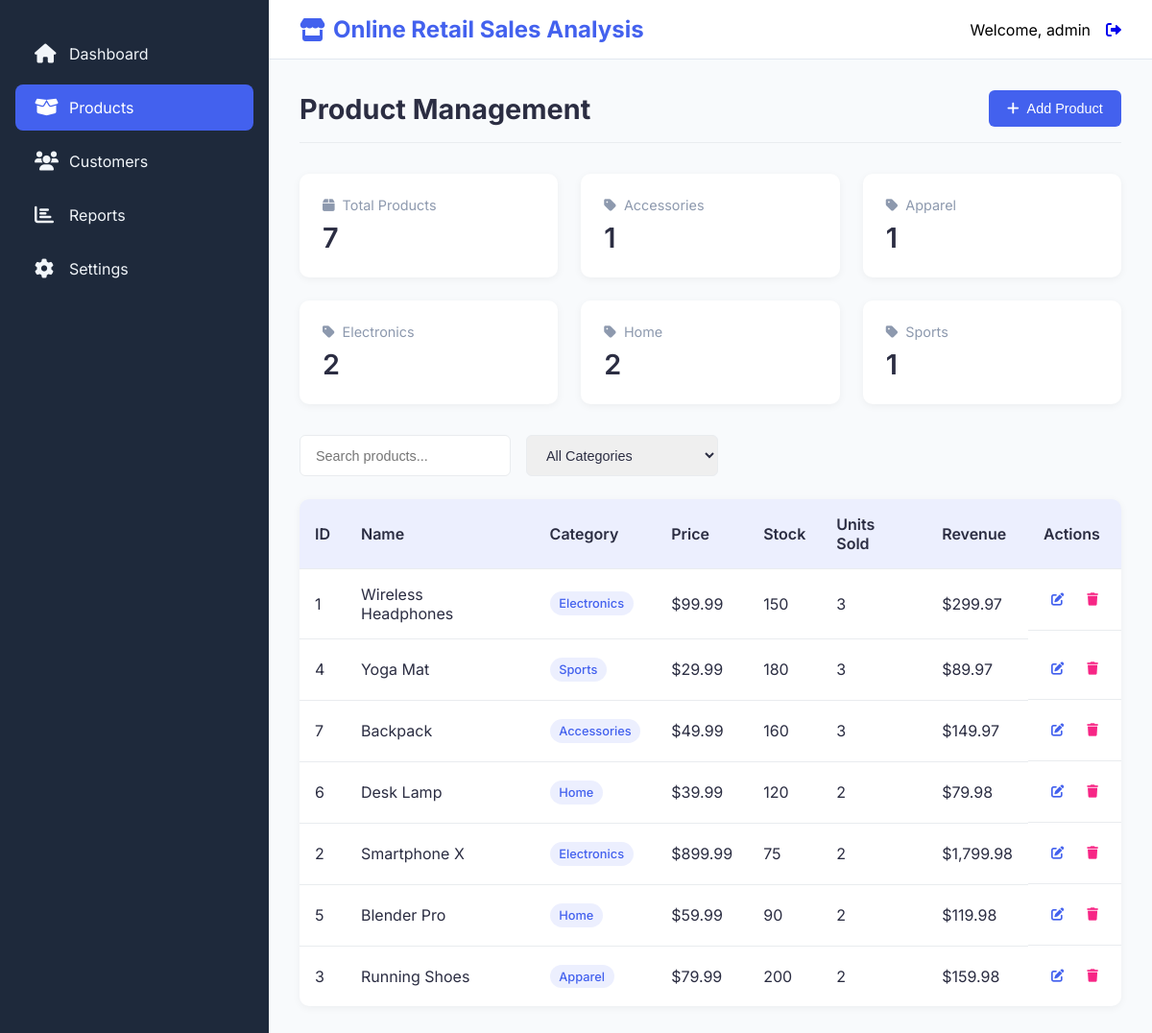
The app's page /products.php (signed in) with its own data.
### tables this page shows
CREATE TABLE products (
    product_id INT AUTO_INCREMENT PRIMARY KEY,
    product_name VARCHAR(100) NOT NULL,
    category VARCHAR(50) NOT NULL,
    subcategory VARCHAR(50),
    price DECIMAL(10, 2) NOT NULL,
    cost DECIMAL(10, 2) NOT NULL,
    stock_quantity INT NOT NULL
);

### functions.php (called while the page is built, shortened)
<?php
function getCurrentPage() {
    return basename($_SERVER['PHP_SELF'], '.php');
}
function isActivePage($page) {
    return getCurrentPage() === $page;
}

### products.php (the view, shortened to what this page needs)
<?php
require_once 'config.php';
require_once 'functions.php';
require_once 'header.php';
$products = $pdo->query("
    SELECT p.*,
           COALESCE(SUM(oi.quantity), 0) as units_sold,
           COALESCE(SUM(oi.quantity * oi.unit_price), 0) as revenue
    FROM products p
    LEFT JOIN order_items oi ON p.product_id = oi.product_id
    GROUP BY p.product_id
    ORDER BY units_sold DESC
")->fetchAll();
$categories = $pdo->query("
    SELECT category, COUNT(*) as count
    FROM products
    GROUP BY category
")->fetchAll();
?>
<div class="dashboard-container">
    <?php include 'sidebar.php'; ?>
    <main class="main-content">
        <div class="content-header">
            <h1>Product Management</h1>
            <button class="btn-add" onclick="addProduct()">
                <i class="fas fa-plus"></i> Add Product
            </button>
        </div>
        <div class="stats-grid">
            <div class="stat-card">
                <div class="label">
                    <i class="fas fa-box"></i> Total Products
                </div>
                <div class="value"><?= count($products) ?></div>
            </div>
            <?php foreach ($categories as $category): ?>
            <div class="stat-card">
                <div class="label">
                    <i class="fas fa-tag"></i> <?= htmlspecialchars($category['category']) ?>
                </div>
                <div class="value"><?= $category['count'] ?></div>
            </div>
            <?php endforeach; ?>
        </div>
        <div class="filters">
            <input type="text" id="product-search" placeholder="Search products...">
            <select id="category-filter">
                <option value="">All Categories</option>
            </select>
        </div>
        <div class="table-container">
            <table id="products-table">
                <thead>
                    <tr>
                        <th>ID</th>
                        <th>Name</th>
                        <th>Category</th>
                        <th>Price</th>
                        <th>Stock</th>
                        <th>Units Sold</th>
                        <th>Revenue</th>
                        <th>Actions</th>
                    </tr>
                </thead>
                <tbody>
                    <?php foreach ($products as $product): ?>
                    <tr>
                        <td><?= $product['product_id'] ?></td>
                        <td><?= htmlspecialchars($product['product_name']) ?></td>
                        <td>
                            <span class="badge"><?= htmlspecialchars($product['category']) ?></span>
                        </td>
                        <td>$<?= number_format($product['price'], 2) ?></td>
                        <td><?= $product['stock_quantity'] ?></td>
                        <td><?= $product['units_sold'] ?? 0 ?></td>
                        <td>$<?= number_format($product['revenue'] ?? 0, 2) ?></td>
                        <td class="actions">
                            <button onclick="editProduct(<?= $product['product_id'] ?>)" class="btn-edit">
                                <i class="fas fa-edit"></i>
                            </button>
                            <button onclick="deleteProduct(<?= $product['product_id'] ?>)" class="btn-delete">
                                <i class="fas fa-trash"></i>
                            </button>
                        </td>
                    </tr>
                    <?php endforeach; ?>
                </tbody>
            </table>
            </div>
    </main>
</div>

### header.php (shortened to what this page needs)
<!DOCTYPE html>
<html lang="en">
<head>
    <link rel="stylesheet" href="https://cdnjs.cloudflare.com/ajax/libs/font-awesome/6.0.0/css/all.min.css">
</head>
<body>
    <header class="app-header">
        <a href="dashboard.php" class="logo">
            <i class="fas fa-store"></i>
            <span>Online Retail Sales Analysis</span>
        </a>
        <div class="user-menu">
            <?php if (isset($_SESSION['username'])): ?>
                <span>Welcome, <?= htmlspecialchars($_SESSION['username']) ?></span>
                <a href="logout.php" class="btn-logout" title="Logout">
                    <i class="fas fa-sign-out-alt"></i>
                </a>
            <?php endif; ?>
        </div>
    </header>

### sidebar.php (shortened to what this page needs)
<aside class="sidebar">
    <nav>
        <ul>
            <li class="<?= isActivePage('dashboard') ? 'active' : '' ?>">
                <a href="dashboard.php">
                    <i class="fas fa-home"></i>
                    <span>Dashboard</span>
                </a>
            </li>
            <li class="<?= isActivePage('products') ? 'active' : '' ?>">
                <a href="products.php">
                    <i class="fas fa-box-open"></i>
                    <span>Products</span>
                </a>
            </li>
            <li class="<?= isActivePage('customers') ? 'active' : '' ?>">
                <a href="customers.php">
                    <i class="fas fa-users"></i>
                    <span>Customers</span>
                </a>
            </li>
            <li class="<?= isActivePage('reports') ? 'active' : '' ?>">
                <a href="reports.php">
                    <i class="fas fa-chart-bar"></i>
                    <span>Reports</span>
                </a>
            </li>
            <?php if (isset($_SESSION['role']) && $_SESSION['role'] === 'admin'): ?>
            <li class="<?= isActivePage('admin') ? 'active' : '' ?>">
                <a href="admin.php">
                    <i class="fas fa-cog"></i>
                    <span>Settings</span>
                </a>
            </li>
            <?php endif; ?>
        </ul>
    </nav>
</aside>

### header.php (style rules this page uses)
:root { --primary-50: #f0f4ff; --primary-500: #4361ee; --primary-600: #2d4ae4; --gray-50: #f8fafc; --gray-100: #f1f5f9; --gray-200: #e2e8f0; --gray-700: #334155; --gray-800: #1e293b; }
* { margin: 0; padding: 0; box-sizing: border-box; }
body { font-family: 'Inter', sans-serif; background: var(--gray-50); margin: 0; }
.app-header { background: white; padding: 1rem 2rem; display: flex; justify-content: space-between; align-items: center; border-bottom: 1px solid var(--gray-200); box-shadow: 0 1px 3px rgba(0,0,0,0.1); margin-left: 280px; }
.logo { font-size: 1.5rem; font-weight: 700; color: var(--primary-500); text-decoration: none; display: flex; align-items: center; gap: 0.5rem; }
.user-menu { display: flex; align-items: center; gap: 1rem; }
.btn-add { background: var(--primary-500); color: white; border: none; padding: 0.75rem 1.5rem; border-radius: 0.375rem; cursor: pointer; display: flex; align-items: center; gap: 0.5rem; font-weight: 500; transition: all 0.2s; }
.content-header { display: flex; justify-content: space-between; align-items: center; margin-bottom: 2rem; }
.content-header h1 { font-size: 1.875rem; color: var(--gray-800); }
.sidebar { background: var(--gray-800); width: 280px; min-height: 100vh; padding: 2rem 1rem; position: fixed; left: 0; top: 0; bottom: 0; z-index: 50; }
.sidebar nav ul { list-style: none; padding: 0; margin: 0; }
.sidebar nav li { margin-bottom: 0.5rem; }
.sidebar nav a { display: flex; align-items: center; padding: 0.875rem 1.25rem; color: var(--gray-100); text-decoration: none; border-radius: 0.5rem; transition: all 0.2s; gap: 0.75rem; }
.sidebar nav li.active a { background: var(--primary-500); color: white; }
.sidebar nav i { font-size: 1.25rem; width: 1.5rem; }
.main-content { margin-left: 280px; padding: 2rem; }

### products.php (style rules this page uses)
:root { --primary: #4361ee; --primary-light: rgba(67, 97, 238, 0.1); --text: #2b2d42; --text-light: #8d99ae; --bg: #f8fafc; --card-bg: #ffffff; --border: #e9ecef; --positive: #4cc9a0; --negative: #f72585; }
.dashboard-container { display: flex; min-height: 100vh; background-color: var(--bg); }
.main-content { flex: 1; padding: 2rem; overflow-y: auto; }
.content-header { display: flex; justify-content: space-between; align-items: center; margin-bottom: 2rem; padding-bottom: 1rem; border-bottom: 1px solid var(--border); }
.content-header h1 { font-size: 1.8rem; color: var(--text); margin: 0; }
.btn-add { background-color: var(--primary); color: white; border: none; padding: 0.7rem 1.2rem; border-radius: 6px; font-size: 0.9rem; cursor: pointer; display: flex; align-items: center; gap: 0.5rem; transition: background-color 0.2s ease; }
.stats-grid { display: grid; grid-template-columns: repeat(auto-fit, minmax(200px, 1fr)); gap: 1.5rem; margin-bottom: 2rem; }
.stat-card { background-color: var(--card-bg); border-radius: 10px; padding: 1.5rem; box-shadow: 0 2px 8px rgba(0, 0, 0, 0.05); }
.stat-card .label { display: flex; align-items: center; gap: 0.5rem; font-size: 0.9rem; color: var(--text-light); margin-bottom: 0.5rem; }
.stat-card .value { font-size: 1.8rem; font-weight: 600; color: var(--text); }
.filters { display: flex; gap: 1rem; margin-bottom: 1.5rem; flex-wrap: wrap; }
.filters input, .filters select { padding: 0.7rem 1rem; border: 1px solid var(--border); border-radius: 6px; font-size: 0.9rem; min-width: 200px; color: var(--text); }
.table-container { background-color: var(--card-bg); border-radius: 10px; box-shadow: 0 2px 8px rgba(0, 0, 0, 0.05); overflow: hidden; margin-bottom: 2rem; }
#products-table { width: 100%; border-collapse: collapse; }
#products-table thead { background-color: var(--primary-light); }
#products-table th { padding: 1rem; text-align: left; color: var(--text); font-weight: 600; border-bottom: 1px solid var(--border); }
#products-table td { padding: 1rem; border-bottom: 1px solid var(--border); color: var(--text); }
#products-table tr:last-child td { border-bottom: none; }
.badge { display: inline-block; padding: 0.3rem 0.6rem; background-color: var(--primary-light); color: var(--primary); border-radius: 20px; font-size: 0.8rem; font-weight: 500; }
.actions { display: flex; gap: 0.5rem; }
.btn-edit, .btn-delete { border: none; background: none; cursor: pointer; padding: 0.5rem; border-radius: 4px; transition: background-color 0.2s ease; }
.btn-edit { color: var(--primary); }
.btn-delete { color: var(--negative); }

### records on screen
products: product_id "1", product_name "Wireless Headphones", category "Electronics", price "99.99", stock_quantity "150", units_sold "3", revenue "299.97"
products: product_id "4", product_name "Yoga Mat", category "Sports", price "29.99", stock_quantity "180", units_sold "3", revenue "89.97"
products: product_id "7", product_name "Backpack", category "Accessories", price "49.99", stock_quantity "160", units_sold "3", revenue "149.97"
products: product_id "6", product_name "Desk Lamp", category "Home", price "39.99", stock_quantity "120", units_sold "2", revenue "79.98"
products: product_id "2", product_name "Smartphone X", category "Electronics", price "899.99", stock_quantity "75", units_sold "2", revenue "1,799.98"
products: product_id "5", product_name "Blender Pro", category "Home", price "59.99", stock_quantity "90", units_sold "2", revenue "119.98"
products: product_id "3", product_name "Running Shoes", category "Apparel", price "79.99", stock_quantity "200", units_sold "2", revenue "159.98"

### other values on screen
$_SESSION['username'] "admin"
count($products) "7"
$category['category'] "Accessories"
$category['count'] "1"
$category['category'] "Apparel"
$category['category'] "Electronics"
$category['count'] "2"
$category['category'] "Home"
$category['category'] "Sports"
